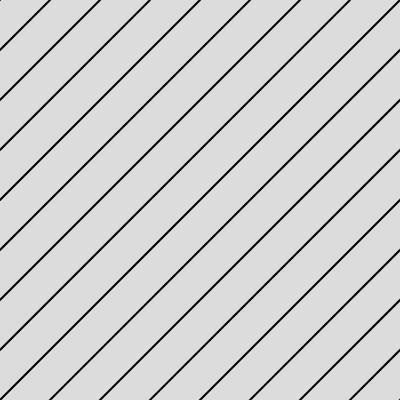
Frame 1 (no input)
Frame 60 (no input): identical to frame 1, image omitted
Frame 120 (the mouse pressed at the canvas centre since frame 60): identical to frame 1, image omitted

The p5.js sketch that drew this single still picture (run headless with seeded random() and noise() and a simulated clock; from frame 60 on, the mouse is pressed at the canvas centre):

// p5.js sketch
// ── sketch.js
function preload(){
  // preload assets
}

var inc = 50;

function setup() {
  createCanvas(400, 400);
}

function draw() {
  background(220);
  strokeWeight(2);
  
  for(i=0; i<width*2+inc; i+=inc){
    line(0,i,i,0);
  }
}
